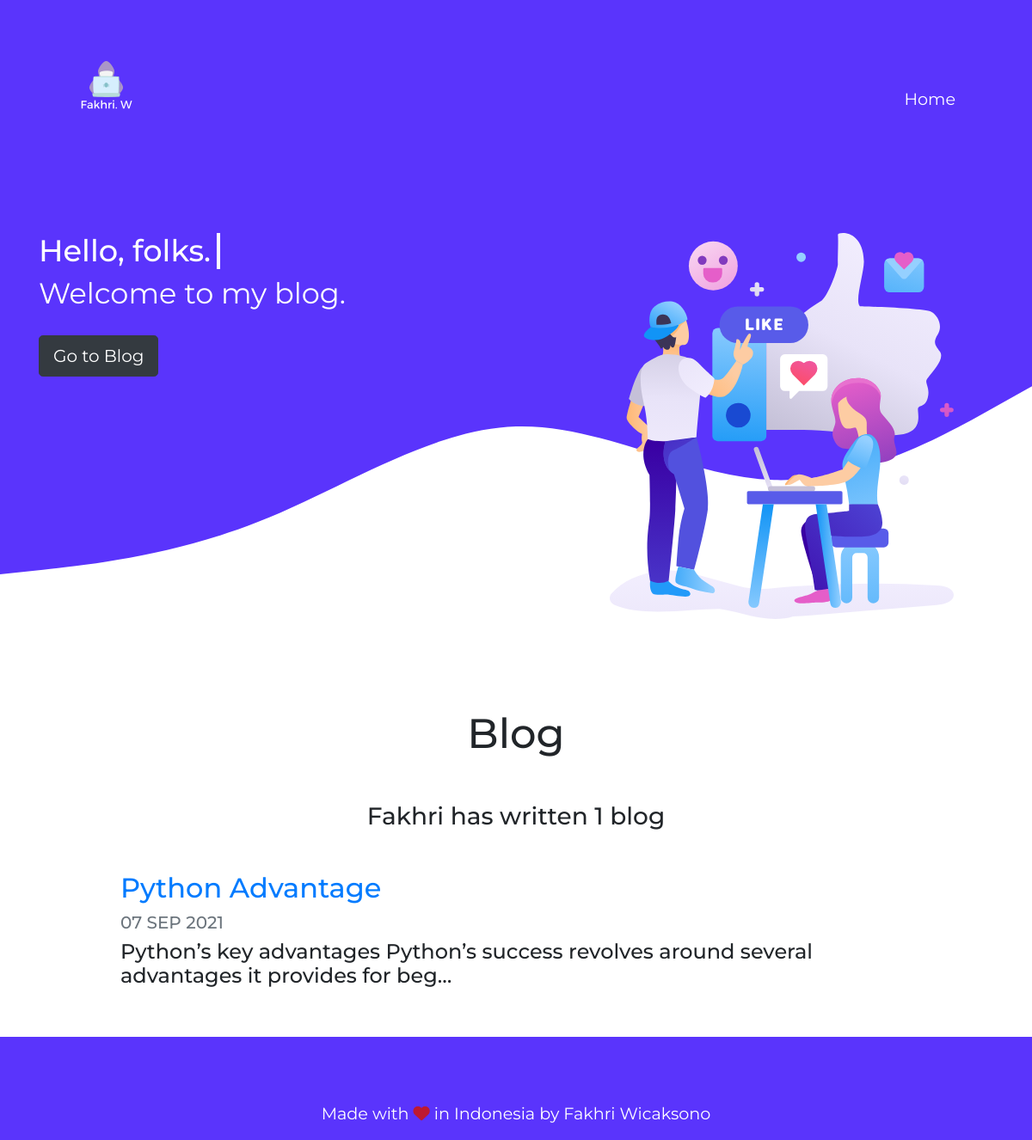
Screenshot of /blog/ with the database file from the repository.
### blog/models.py (models this page shows, shortened)
class Blog(models.Model):
    title = models.CharField(max_length=200)
    description = models.TextField()
    date = models.DateField()

### blog/views.py (the view)
# urls.py: path('', views.blog, name='blog'),
def blog(request):
    blogs = Blog.objects.order_by('-date')[:5]
    return render(request, 'blog/blog.html', {'blogs': blogs})

### blog/templates/blog/blog.html (shortened to what this page needs)
{% load static %}
<!DOCTYPE html>
<html lang="en">
<head>
    <link rel="stylesheet" href="https://stackpath.bootstrapcdn.com/bootstrap/4.3.1/css/bootstrap.min.css">
    <link rel="stylesheet" href="{% static '/css/blog.css' %}">
</head>
<body>
        <section id="main">
            <div class="container">
              <nav class="navbar navbar-expand-lg navbar-dark bg-transparent pt-5">
                <a class="navbar-brand logo" href="{% url 'home' %}"><img src="{% static '/image/logo.png' %}" alt="Logo"></a>
                <div class="collapse navbar-collapse" id="navbarNav">
                  <ul class="navbar-nav ml-auto">
                    <li class="nav-item active">
                      <a class="nav-link" href="{% url 'home' %}">Home <span class="sr-only">(current)</span></a>
                    </li>
                  </ul>
                </div>
              </nav>
            </div>
            <div class="container">
                  <div class="row header-main">
                          <div class="col-md-6 deskripsi">
                              <h1>Hello, folks.</h1>
                              <h2> Welcome to my blog.</h2>
                              <a href="#blog"><button class="btn btn-dark btn-lg kecil spas">Go to Blog</button></a>
                            </div>
                          <div class="col-md-6 text-center">
                              <img src="{% static '/image/blog.svg' %}" class="ml-5 iphone-mock" width="400" alt="">
                          </div>
                  </div>
            </div>
          </section>
      <div class="container">
        <section id="blog">
          <h2 class="text-center besar">Blog</h2>
          <h3 class="text-center mb-5">Fakhri has written {{ blogs.count }} blog{{ blogs.count|pluralize }}</h3>
          {% for blog in blogs %}
          <div class="row justify-content-center my-3">
            <div class="col-md-10">
              <a href="{% url 'bloger:detail' blog.id %}">
                <h2>{{ blog.title }}</h2>
              </a>
              <h5 class="text-muted">{{ blog.date|date:'d M Y'|upper }}</h5>
              <h4>{{ blog.description|striptags|truncatechars:100 }}</h4>
            </div>
          </div>
          {% endfor %}
        </section>
      </div>
    <div class="background mt-5">
      <p class="warna">Made with <i class="fa fa-heart" aria-hidden="true" style="color:#be1931"></i> in Indonesia by Fakhri Wicaksono</p>
    </div>
</body>
</html>

### static/css/blog.css (style rules this page uses)
body { font-family: 'Montserrat', sans-serif; font-size: 1.2rem;; }
.logo { font-weight: 900; font-size: 2rem; }
.logo img { width: 125px; height: 125px; }
.nav-item { margin: 0 20px; }
#main { background: url(../image/background.svg); background-size: cover; height: 100vh; }
.header-main { margin-top: 80px ; }
.header-main h1 { color: #fff; font-weight: 500; font-size: 2.2rem; }
.header-main h2 { color: white; font-weight: 400; font-size: 2.1rem; }
.deskripsi h1 { animation: type 3s steps(22); overflow: hidden; white-space: nowrap; width: 9ch; border-right: 4px solid white; }
.deskripsi h2 { animation: type_1 7s forwards steps(24); overflow: hidden; white-space: nowrap; width: 17ch; }
.spas { margin-top: 20px; margin-left: auto; }
.besar { font-size: 3rem; margin-bottom: 50px; margin-top: 25px; }
.background { background-color: #5a34fc; height: 15vh; display: flex; align-items: flex-end; justify-content: center; }
.background .warna { color: white; }

### rows the page displays
Blog: title "Python Advantage", date "07 SEP 2021", description "Python’s key advantages Python’s success revolves around several advantages it provides for beg…"

### other values shown
{{ blogs.count }} "1"
